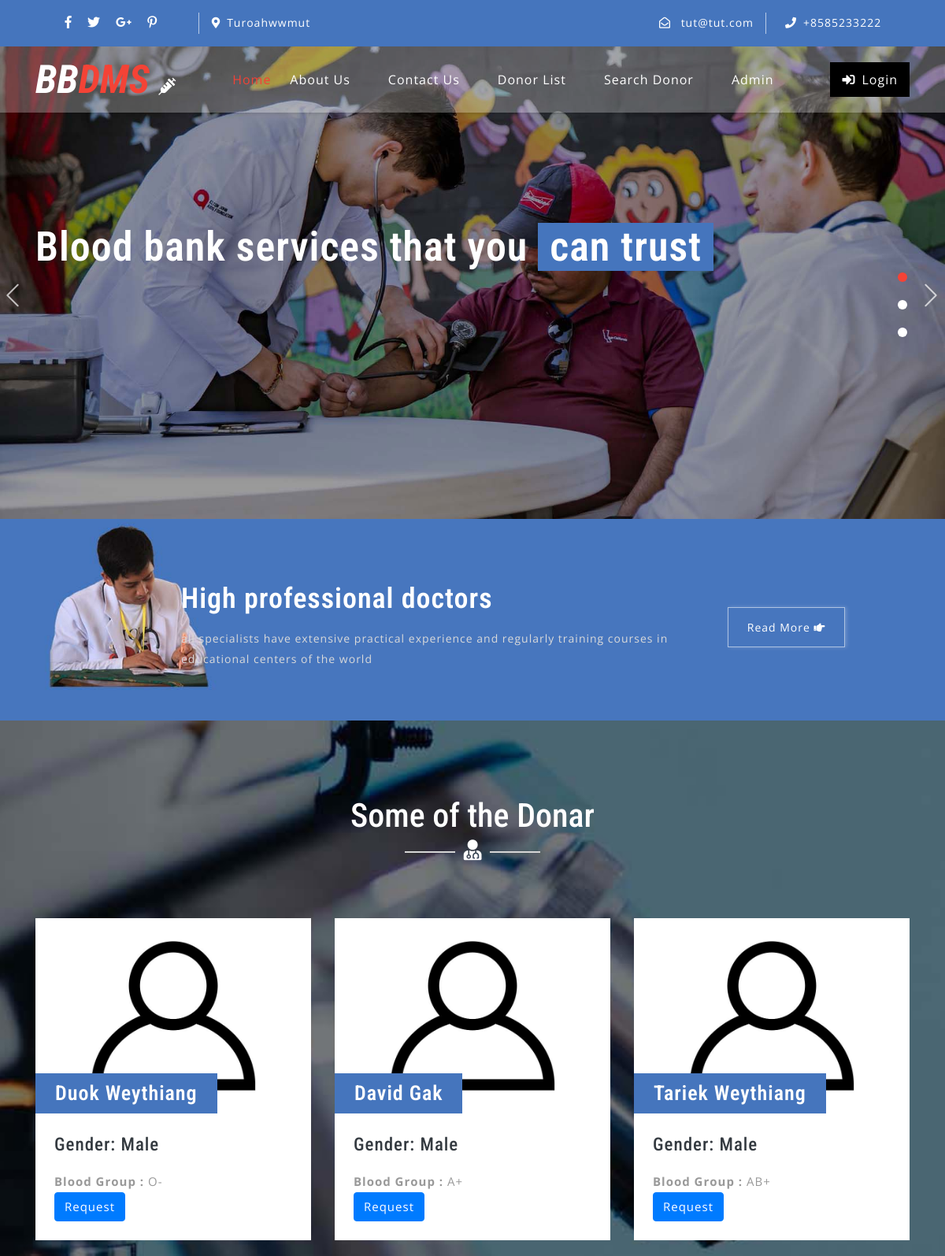
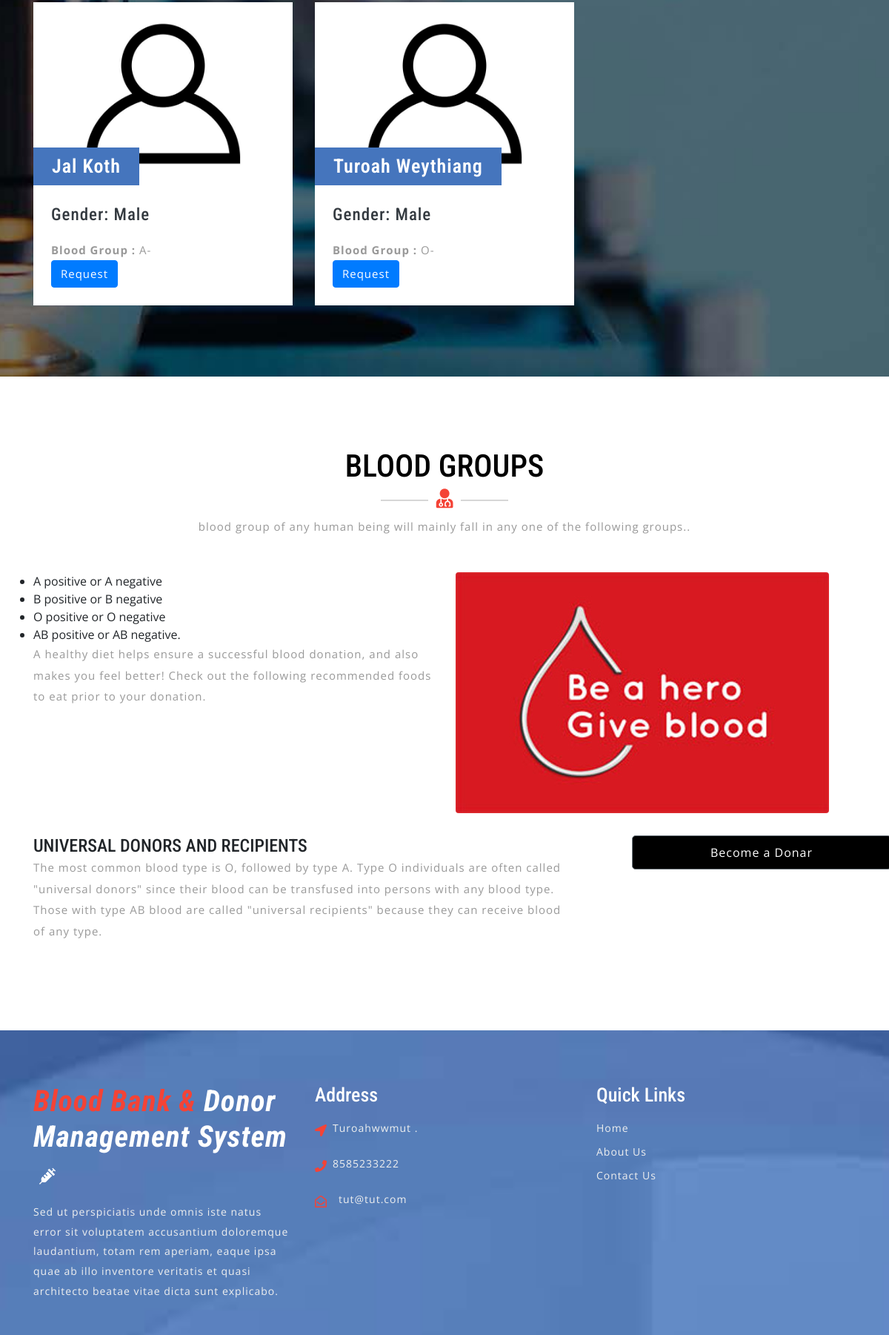
Page /BBDMS-Project-PHP/bbdms/index.php (upper part) on the committed database (2 pictures, top to bottom).
### tables this page shows
CREATE TABLE `tblcontactusinfo` (
  `id` int(11) NOT NULL,
  `Address` tinytext DEFAULT NULL,
  `EmailId` varchar(255) DEFAULT NULL,
  `ContactNo` char(11) DEFAULT NULL
);

CREATE TABLE `tblblooddonars` (
  `id` int(11) NOT NULL,
  `FullName` varchar(100) DEFAULT NULL,
  `MobileNumber` char(11) DEFAULT NULL,
  `EmailId` varchar(100) DEFAULT NULL,
  `Gender` varchar(20) DEFAULT NULL,
  `Age` int(11) DEFAULT NULL,
  `BloodGroup` varchar(20) DEFAULT NULL,
  `Address` varchar(255) DEFAULT NULL,
  `Message` mediumtext DEFAULT NULL,
  `PostingDate` timestamp NOT NULL DEFAULT current_timestamp(),
  `status` int(1) DEFAULT NULL,
  `Password` varchar(250) DEFAULT NULL
);

### BBDMS-Project-PHP/bbdms/index.php (the view, shortened to what this page needs)
<?php
include('includes/config.php');
?>
<!DOCTYPE html>
<html lang="zxx">
<head>
	<link rel="stylesheet" href="css/bootstrap.css">
	<link rel="stylesheet" href="css/style.css" type="text/css" media="all" />
	<link rel="stylesheet" href="css/fontawesome-all.css">
</head>
<body>
	<?php include('includes/header.php');?>
	<div class="slider">
		<div class="callbacks_container">
			<ul class="rslides callbacks callbacks1" id="slider4">
				<li>
					<div class="banner-top1">
						<div class="banner-info_agile_w3ls">
							<div class="container">
								<h3>Blood bank services that you
									<span>can trust</span>
								</h3>
							</div>
						</div>
					</div>
				</li>
			</ul>
		</div>
	</div>
	<div class="banner-bottom py-5">
		<div class="d-flex container py-xl-3 py-lg-3">
			<div class="banner-left-bottom-w3ls offset-lg-2 offset-md-1">
				<h3 class="text-white my-3">High professional doctors</h3>
				<p>all specialists have extensive practical experience and regularly training courses in educational centers of the
					world</p>
			</div>
			<div class="button">
				<a href="about.php" class="w3ls-button-agile">Read More
					<i class="fas fa-hand-point-right"></i>
				</a>
			</div>
		</div>
	</div>
	<div class="blog-w3ls py-5" id="blog">
		<div class="container py-xl-5 py-lg-3">
			<div class="w3ls-titles text-center mb-5">
				<h3 class="title text-white">Some of the Donar</h3>
				<span>
					<i class="fas fa-user-md text-white"></i>
				</span>
			</div>
			<div class="row package-grids mt-5">
				<?php
$status=1;
$sql = "SELECT * from tblblooddonars where status=:status order by rand() limit 6";
$query = $dbh -> prepare($sql);
$query->bindParam(':status',$status,PDO::PARAM_STR);
$query->execute();
$results=$query->fetchAll(PDO::FETCH_OBJ);
if($query->rowCount() > 0)
{
foreach($results as $result)
{ ?>
				<div class="col-md-4 pricing" style="margin-top:2%;">
					<div class="price-top">
							<img src="images/blood-donor.jpg" alt="" class="img-fluid" />
						<h3><?php echo htmlentities($result->FullName);?>
						</h3>
					</div>
					<div class="price-bottom p-4">
						<h4 class="text-dark mb-3">Gender: <?php echo htmlentities($result->Gender);?></h4>
						<p class="card-text"><b>Blood Group :</b> <?php echo htmlentities($result->BloodGroup);?></p>
						<a class="btn btn-primary" style="color:#fff" href="contact-blood.php?cid=<?php echo $result->id;?>">Request</a>
					</div>
				</div><?php }} ?>
			</div>
		</div>
	</div>
	<div class="screen-w3ls py-5">
		<div class="container py-xl-5 py-lg-3">
			<div class="w3ls-titles text-center mb-5">
				<h3 class="title">BLOOD GROUPS</h3>
				<span>
					<i class="fas fa-user-md"></i>
				</span>
				<p class="mt-2">blood group of any human being will mainly fall in any one of the following groups..</p>
			</div>
			<div class="row">
            <div class="col-lg-6">
                <ul>
<li>A positive or A negative</li>
<li>B positive or B negative</li>
<li>O positive or O negative</li>
<li>AB positive or AB negative.</li>
                </ul>
                <p>A healthy diet helps ensure a successful blood donation, and also makes you feel better! Check out the following recommended foods to eat prior to your donation.</p>
            </div>
            <div class="col-lg-6">
                <img class="img-fluid rounded" src="images/blood-donor (1).jpg" alt="">
            </div>
        </div>
        <div class="row mb-4">
            <div class="col-md-8">
            <h4 style="padding-top: 30px;">UNIVERSAL DONORS AND RECIPIENTS</h4>
                <p>
The most common blood type is O, followed by type A.
Type O individuals are often called "universal donors" since their blood can be transfused into persons with any blood type. Those with type AB blood are called "universal recipients" because they can receive blood of any type.</p>
            </div>
            <div class="col-md-4" style="padding-top: 30px;">
                <a class="btn btn-lg btn-secondary btn-block login-button ml-lg-5 mt-lg-0 mt-4 mb-lg-0 mb-3" data-toggle="modal" data-target="#exampleModalCenter1" href="#" data-toggle="modal" data-target="#exampleModalCenter1"> Become a Donar</a>
            </div>
        </div>
		</div>
	</div>
	<?php include('includes/footer.php');?>
</body>
</html>

### BBDMS-Project-PHP/bbdms/includes/header.php (shortened to what this page needs)
    <header>
        <div class="top-bar py-3">
            <div class="container">
                <div class="row">
                    <div class="col-lg-7 top-social-agile">
                        <div class="row">
                            <ul class="col-lg-4 col-6 top-right-info text-center">
                                <li>
                                    <a href="#">
                                        <i class="fab fa-facebook-f"></i>
                                    </a>
                                </li>
                                <li class="mx-3">
                                    <a href="#">
                                        <i class="fab fa-twitter"></i>
                                    </a>
                                </li>
                                <li>
                                    <a href="#">
                                        <i class="fab fa-google-plus-g"></i>
                                    </a>
                                </li>
                                <li class="ml-3">
                                    <a href="#">
                                        <i class="fab fa-pinterest-p"></i>
                                    </a>
                                </li>
                            </ul><?php
$sql = "SELECT * from tblcontactusinfo";
$query = $dbh -> prepare($sql);
$query->execute();
$results=$query->fetchAll(PDO::FETCH_OBJ);
if($query->rowCount() > 0)
{
foreach($results as $result)
{ ?>
                            <div class="col-6 header-top_w3layouts pl-3 text-lg-left text-center">
                                <p class="text-white">
                                    <i class="fas fa-map-marker-alt mr-2"></i><?php  echo $result->Address; ?></p>
                            </div>
                        </div>
                    </div>
                    <div class="col-lg-5 top-social-agile text-lg-right text-center">
                        <div class="row">
                            <div class="col-lg-7 col-6 top-w3layouts">
                                <p class="text-white">
                                    <i class="far fa-envelope-open mr-2"></i>
                                    <a href="mailto:info@example.com" class="text-white"><?php  echo $result->EmailId; ?></a>
                                </p>
                            </div>
                            <div class="col-lg-5 col-6 header-w3layouts pl-4 text-lg-left">
                                <p class="text-white">
                                    <i class="fas fa-phone mr-2"></i>+<?php  echo $result->ContactNo; ?></p>
                            </div>
                        </div><?php } } ?>
                    </div>
                </div>
            </div>
        </div>
    </header>
    <div id="home">
        <div class="main-top py-1">
            <nav class="navbar navbar-expand-lg navbar-light fixed-navi">
                <div class="container">
                    <h1>
                        <a class="navbar-brand font-weight-bold font-italic" href="index.php">
                            <span>BB</span>DMS
                            <i class="fas fa-syringe"></i>
                        </a>
                    </h1>
                    <div class="collapse navbar-collapse text-center" id="navbarSupportedContent">
                        <ul class="navbar-nav ml-lg-auto">
                            <li class="nav-item active mt-lg-0 mt-3">
                                <a class="nav-link" href="index.php">Home
                                </a>
                            </li>
                            <li class="nav-item mx-lg-4 my-lg-0 my-3">
                                <a class="nav-link" href="about.php">About Us</a>
                            </li>
                            <li class="nav-item mx-lg-4 my-lg-0 my-3">
                                <a class="nav-link" href="contact.php">Contact Us</a>
                            </li>
                            <li class="nav-item mx-lg-4 my-lg-0 my-3">
                                <a class="nav-link" href="donor-list.php">Donor List</a>
                            </li>
                            <li class="nav-item mx-lg-4 my-lg-0 my-3">
                                <a class="nav-link" href="search-donor.php">Search Donor</a>
                            </li>
                            <?php if (strlen($_SESSION['bbdmsdid']==0)) {?>
                            <li class="nav-item mx-lg-4 my-lg-0 my-3">
                                <a class="nav-link" href="admin/index.php">Admin</a>
                            </li>
                        </ul>
                        <a href="login.php" class="login-button ml-lg-5 mt-lg-0 mt-4 mb-lg-0 mb-3" >
                            <i class="fas fa-sign-in-alt mr-2"></i>Login</a><?php } ?>
                    </div>
                </div>
            </nav>
        </div>
    </div>

### BBDMS-Project-PHP/bbdms/includes/footer.php (shortened to what this page needs)
<footer>
    <div class="w3ls-footer-grids pt-sm-4 pt-3">
      <div class="container py-xl-5 py-lg-3">
        <div class="row">
          <div class="col-md-4 w3l-footer">
            <h2 class="mb-sm-3 mb-2">
              <a href="index.php" class="text-white font-italic font-weight-bold">
                <span>Blood Bank & </span>Donor Management System
                <i class="fas fa-syringe ml-2"></i>
              </a>
            </h2>
            <p>Sed ut perspiciatis unde omnis iste natus error sit voluptatem accusantium doloremque laudantium, totam rem
              aperiam,
              eaque ipsa quae ab illo inventore veritatis et quasi architecto beatae vitae dicta sunt explicabo.</p>
          </div>
          <div class="col-md-4 w3l-footer my-md-0 my-4">
            <h3 class="mb-sm-3 mb-2 text-white">Address</h3>
            <ul class="list-unstyled">
              <?php
$sql = "SELECT * from tblcontactusinfo";
$query = $dbh -> prepare($sql);
$query->execute();
$results=$query->fetchAll(PDO::FETCH_OBJ);
if($query->rowCount() > 0)
{
foreach($results as $result)
{ ?>
              <li>
                <i class="fas fa-location-arrow float-left"></i>
                <p class="ml-4">
                  <span><?php  echo $result->Address; ?>. </p>
                <div class="clearfix"></div>
              </li>
              <li class="my-3">
                <i class="fas fa-phone float-left"></i>
                <p class="ml-4"><?php  echo $result->ContactNo; ?></p>
                <div class="clearfix"></div>
              </li>
              <li>
                <i class="far fa-envelope-open float-left"></i>
                <a href="mailto:info@example.com" class="ml-3"><?php  echo $result->EmailId; ?></a>
                <div class="clearfix"></div>
              </li>
            <?php } } ?></ul>
          </div>
          <div class="col-md-4 w3l-footer">
            <h3 class="mb-sm-3 mb-2 text-white">Quick Links</h3>
            <div class="nav-w3-l">
              <ul class="list-unstyled">
                <li>
                  <a href="index.php">Home</a>
                </li>
                <li class="mt-2">
                  <a href="about.php">About Us</a>
                </li>
                <li class="mt-2">
                  <a href="contact.php">Contact Us</a>
                </li>
              </ul>
            </div>
          </div>
        </div>
      </div>
    </div>
  </footer>

### rows in the picture
tblcontactusinfo: Address "Turoahwwmut", EmailId "tut@tut.com", ContactNo "8585233222"
tblblooddonars: FullName "Duok Weythiang", Gender "Male", BloodGroup "O-"
tblblooddonars: FullName "David Gak", Gender "Male", BloodGroup "A+"
tblblooddonars: FullName "Tariek Weythiang", Gender "Male", BloodGroup "AB+"
tblblooddonars: FullName "Jal Koth", Gender "Male", BloodGroup "A-"
tblblooddonars: FullName "Turoah Weythiang", Gender "Male", BloodGroup "O-"
